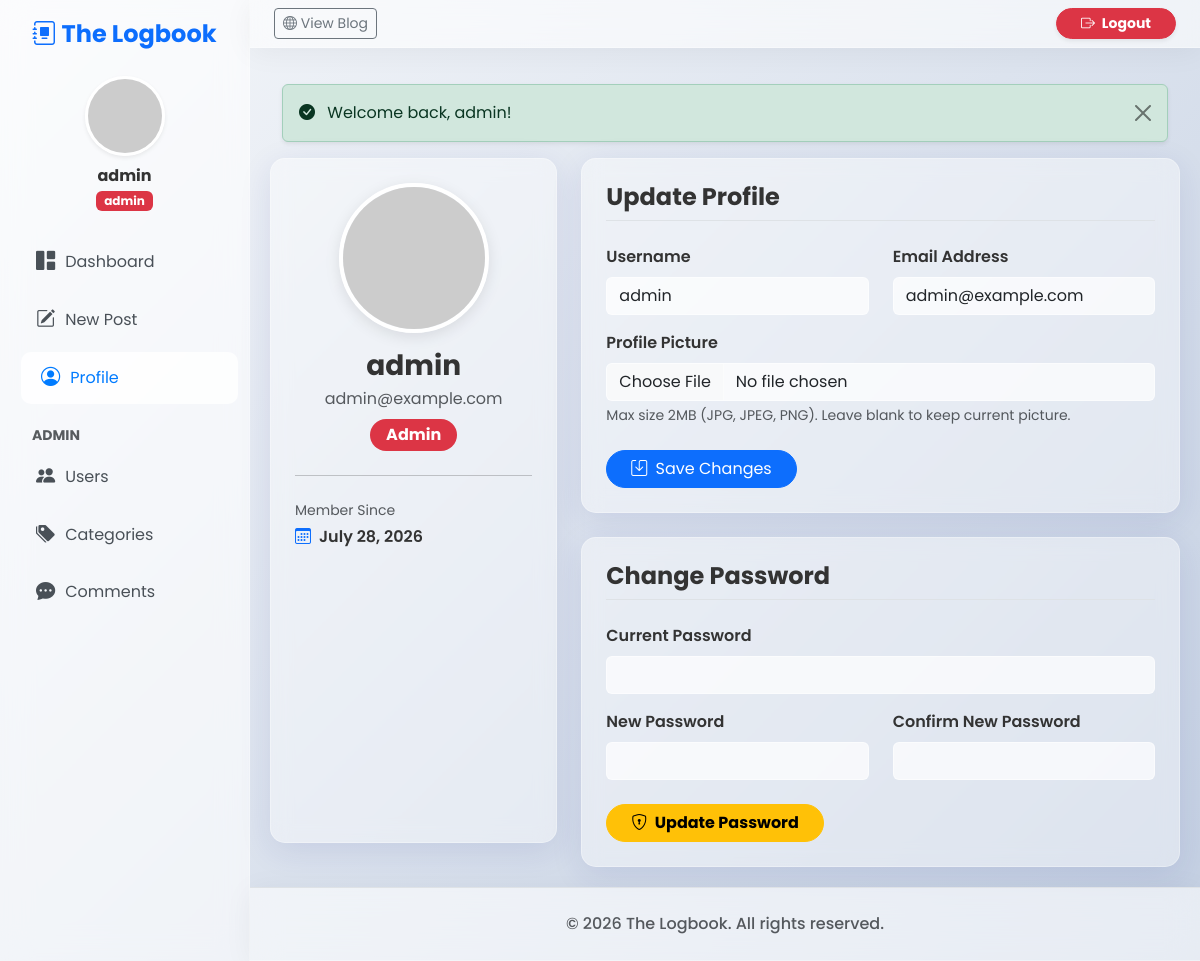
The app's page /profile.php (signed in) with its own data.
### tables this page shows
CREATE TABLE users (
    id INT AUTO_INCREMENT PRIMARY KEY,
    username VARCHAR(50) NOT NULL UNIQUE,
    email VARCHAR(255) NOT NULL UNIQUE,
    password VARCHAR(255) NOT NULL,
    role ENUM('admin', 'editor') NOT NULL DEFAULT 'editor',
    profile_pic VARCHAR(255) DEFAULT NULL,
    created_at TIMESTAMP DEFAULT CURRENT_TIMESTAMP
);

### profile.php (the view, shortened to what this page needs)
<?php
require_once 'includes/db.php';
$userId = $_SESSION['user_id'];
$stmt = $pdo->prepare("SELECT * FROM users WHERE id = ?");
$stmt->execute([$userId]);
$user = $stmt->fetch(PDO::FETCH_ASSOC);
require_once 'includes/header.php';
?>
<div class="row">
    <div class="col-lg-4 mb-4">
        <div class="glass-card p-4 text-center h-100">
            <?php
            $pic = !empty($user['profile_pic']) ? 'assets/uploads/profiles/' . $user['profile_pic'] : 'https://ui-avatars.com/api/?name=' . urlencode($user['username']) . '&background=random&size=150';
            ?>
            <img src="<?php echo htmlspecialchars($pic); ?>" class="profile-img-preview mb-3" alt="Profile Picture">
            <h3 class="fw-bold mb-1"><?php echo htmlspecialchars($user['username']); ?></h3>
            <p class="text-muted mb-2"><?php echo htmlspecialchars($user['email']); ?></p>
            <span class="badge <?php echo $user['role'] === 'admin' ? 'bg-danger' : 'bg-primary'; ?> fs-6 rounded-pill px-3 py-2"><?php echo htmlspecialchars(ucfirst($user['role'])); ?></span>
            <hr class="my-4">
            <div class="text-start">
                <p class="text-muted small mb-1">Member Since</p>
                <p class="fw-semibold"><i class="bi bi-calendar3 me-2 text-primary"></i><?php echo date("F d, Y", strtotime($user['created_at'])); ?></p>
            </div>
        </div>
    </div>
    <div class="col-lg-8">
        <div class="glass-card p-4 mb-4">
            <h4 class="fw-bold mb-4 border-bottom pb-2">Update Profile</h4>
            <form method="POST" action="profile.php" enctype="multipart/form-data">
                <div class="row mb-3">
                    <div class="col-md-6">
                        <label class="form-label fw-semibold">Username</label>
                        <input type="text" name="username" class="form-control" value="<?php echo htmlspecialchars($user['username']); ?>" required>
                    </div>
                    <div class="col-md-6">
                        <label class="form-label fw-semibold">Email Address</label>
                        <input type="email" name="email" class="form-control" value="<?php echo htmlspecialchars($user['email']); ?>" required>
                    </div>
                </div>
                <div class="mb-4">
                    <label class="form-label fw-semibold">Profile Picture</label>
                    <input type="file" name="profile_pic" class="form-control" accept="image/png, image/jpeg, image/jpg">
                    <div class="form-text">Max size 2MB (JPG, JPEG, PNG). Leave blank to keep current picture.</div>
                </div>
                <button type="submit" class="btn btn-primary rounded-pill px-4"><i class="bi bi-save me-1"></i> Save Changes</button>
            </form>
        </div>
        <div class="glass-card p-4">
            <h4 class="fw-bold mb-4 border-bottom pb-2">Change Password</h4>
            <form method="POST" action="profile.php">
                <div class="mb-3">
                    <label class="form-label fw-semibold">Current Password</label>
                    <input type="password" name="current_password" class="form-control" required>
                </div>
                <div class="row mb-4">
                    <div class="col-md-6">
                        <label class="form-label fw-semibold">New Password</label>
                        <input type="password" name="new_password" class="form-control" required minlength="6">
                    </div>
                    <div class="col-md-6">
                        <label class="form-label fw-semibold">Confirm New Password</label>
                        <input type="password" name="confirm_password" class="form-control" required minlength="6">
                    </div>
                </div>
                <button type="submit" class="btn btn-warning rounded-pill px-4 fw-bold"><i class="bi bi-shield-lock me-1"></i> Update Password</button>
            </form>
        </div>
    </div>
</div>
<?php require_once 'includes/footer.php'; ?>

### assets/css/style.css (style rules this page uses)
body { font-family: 'Poppins', sans-serif; background: linear-gradient(135deg, #f5f7fa 0%, #c3cfe2 100%); min-height: 100vh; color: #333; overflow-x: hidden; }
.glass-card { background: rgba(255, 255, 255, 0.4); backdrop-filter: blur(10px); -webkit-backdrop-filter: blur(10px); border: 1px solid rgba(255, 255, 255, 0.3); border-radius: 15px; box-shadow: 0 8px 32px 0 rgba(31, 38, 135, 0.1); }
.profile-img-preview { width: 150px; height: 150px; object-fit: cover; border-radius: 50%; border: 4px solid #fff; box-shadow: 0 4px 15px rgba(0,0,0,0.1); }
.form-control, .form-select { background: rgba(255, 255, 255, 0.7); border: 1px solid rgba(255, 255, 255, 0.5); }

### records on screen
users: username "admin", email "admin@example.com", role "Admin", created_at "July 28, 2026"

### other values on screen
$_SESSION['username'] "admin"
$_SESSION['role'] "admin"
$_SESSION['flash_success'] "Welcome back, admin!"
